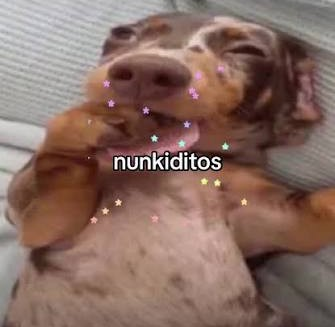
#> input picture assets/nunkiditos.jpg, 335 x 327 px
$ python -i ordenacao_imagem.py   (imports and definitions only)
#> lines starting #> are read from the running program, lines starting #| are printed output that depends on the picture
"""Execute com: python ordenacao_imagem.py"""

import random
import tkinter as tk
from pathlib import Path
from tkinter import ttk

from PIL import Image, ImageDraw, ImageFont, ImageTk

from algoritmos import ALGORITMOS

TAMANHO = 480
GRADE = 16
LADO = TAMANHO // GRADE
IMAGEM = Path(__file__).parent / "assets" / "nunkiditos.jpg"

# Escritas reproduzidas por quadro em cada posição da velocidade (só a primeira desliza).
LOTES = (2, 8, 32, 128, 512, 2048)


def cortar_pedacos() -> list[Image.Image]:
    """Corta a imagem em GRADE x GRADE pedaços; o pedaço k (linha a linha) traz o número k."""
    with Image.open(IMAGEM) as original:
#> original is the input picture: PIL image 335x327 RGB; mean R, G, B 134.9, 107.5, 98.2
        imagem = original.convert("RGB").resize((TAMANHO, TAMANHO))

    fonte = ImageFont.load_default(size=12)
    pedacos = []
    for numero in range(GRADE * GRADE):
        linha, coluna = divmod(numero, GRADE)
        x, y = coluna * LADO, linha * LADO
        pedaco = imagem.crop((x, y, x + LADO, y + LADO))
        ImageDraw.Draw(pedaco).text(
            (2, 2), str(numero), fill="white", stroke_width=1, stroke_fill="black", font=fonte
        )
        pedacos.append(pedaco)
#> this loop made 256 passes
#> pass 1, in cortar_pedacos, `pedaco = imagem.crop((x, y, x + LADO, y + LADO))`:
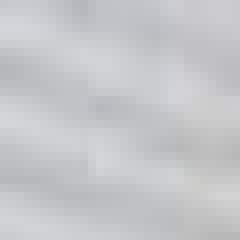
#> pedaco: PIL image 30x30 RGB (shown 8 times larger); mean R, G, B 197.7, 198.4, 201
#> after the loop:
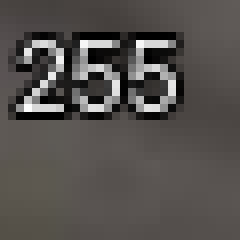
#> pedaco: PIL image 30x30 RGB (shown 8 times larger); mean R, G, B 84.3, 80.5, 77.7
#> after the loop, pedacos = 256 items
    return pedacos


def posicao(casa: int) -> tuple[int, int]:
    return (casa % GRADE) * LADO, (casa // GRADE) * LADO


class App:
    # [113 lines left out: functions __init__, embaralhar, ordenar, _mostrar_contadores, _bloquear, _avancar and 1 more, not called in this run]


# [4 lines not run here, left out]

>>> result = cortar_pedacos()
#> result = 256 items
